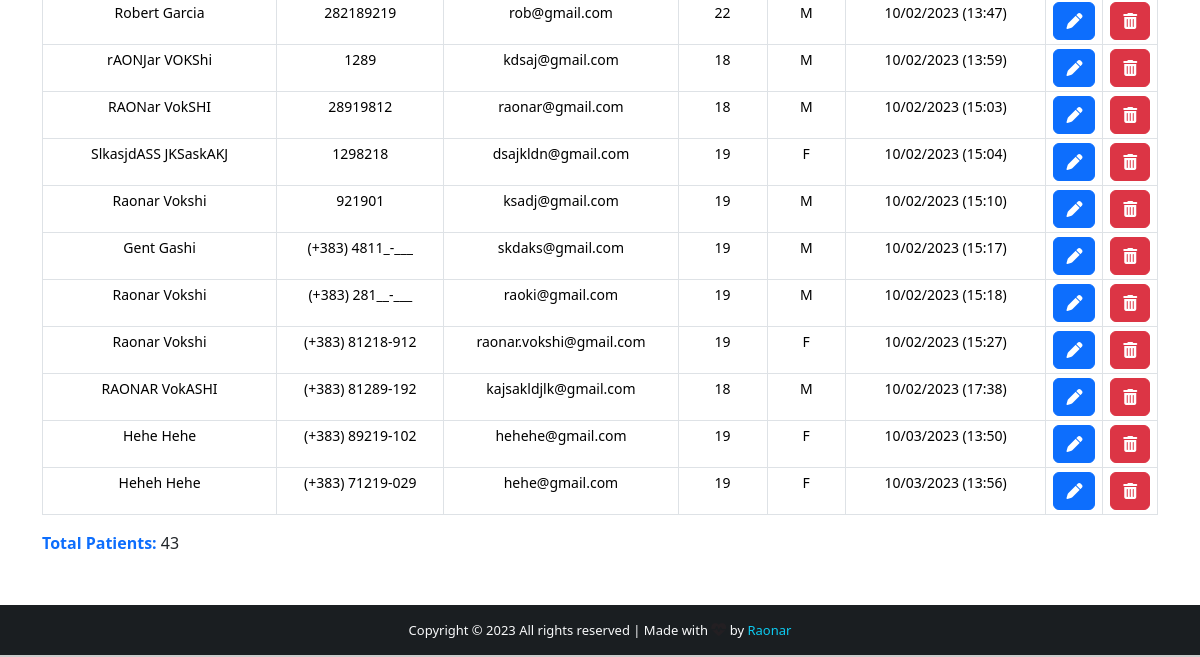
The page /show-all-patients/ (signed in, lower part) on the database as committed earlier.
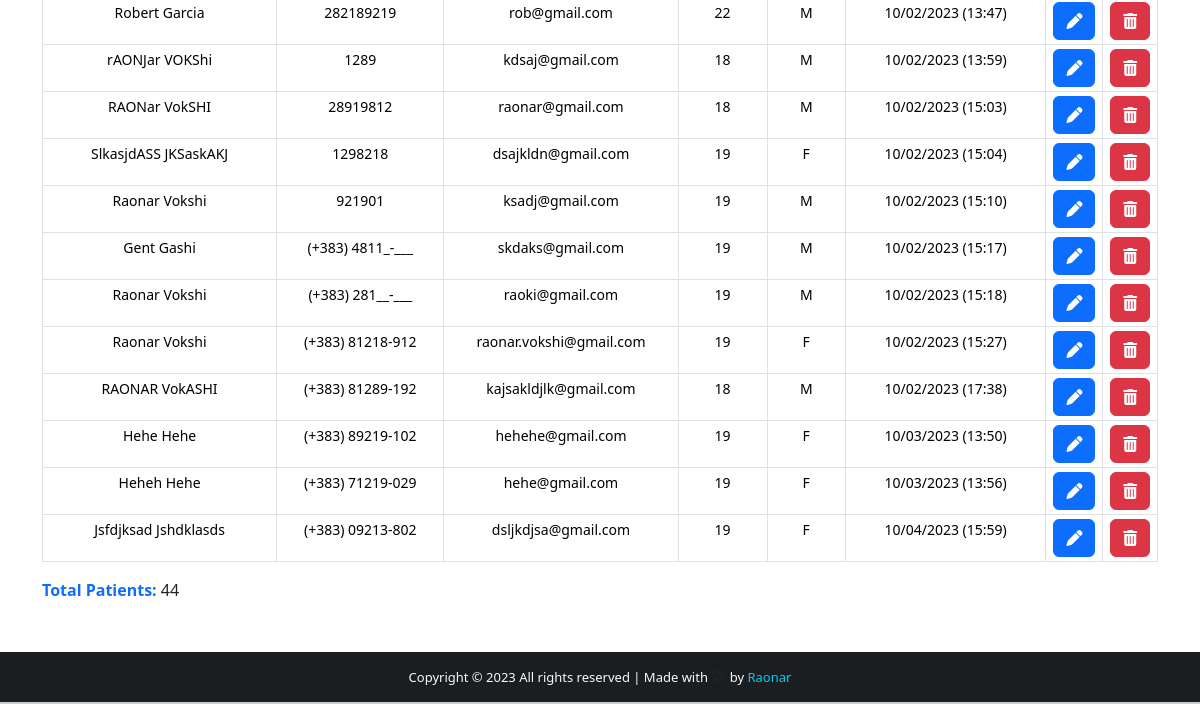
The same page on the database as committed later.
### App/models.py (models this page shows, shortened)
class Patient(models.Model):
    GENDER = (
        ("M", "M"),
        ("F", "F"),
    )
    id = models.IntegerField(primary_key=True)
    name = models.CharField(max_length=40)
    phone = models.CharField(max_length=40)
    email = models.CharField(max_length=40)
    age = models.CharField(max_length=3)
    gender = models.CharField(max_length=1, null=True, choices=GENDER)
    note = models.TextField(blank=True)
    created_at = models.DateTimeField(auto_now_add=True)

### App/views.py (the view)
# urls.py: path("show-all-patients/", views.show_all_patients, name="show_all_patients"),
@login_required(login_url="login")
@cache_control(no_cache=True, must_revalidate=True, no_store=True)
def show_all_patients(request):
    all_patients = Patient.objects.all()
    if 'q' in request.GET:
        q = request.GET['q']
        all_patient_list = Patient.objects.filter(
            Q(name__icontains=q) | Q(phone__icontains=q) | Q(email__icontains=q) |
            Q(age__icontains=q) | Q(gender__icontains=q) | Q(note__icontains=q)
            ).order_by(Lower('name'))
        if not all_patient_list:
            return render(request, "backend.html", {"error_message": True})
    else:
        all_patient_list = Patient.objects.all().order_by(Lower('name'))
    return render(request, "show-all-patients.html", {"patients": all_patients})

### App/templates/show-all-patients.html (shortened to what this page needs)
{% extends 'backend.html' %}
{% block patients_length %}
    {{ patients.count }}
{% endblock %}
{% block footer %}
    <footer class="bg-dark text-center text-lg-start text-light" id="footer" style="margin-top: 100px;">
        <div class="text-center p-3"
        style="background-color: rgba(0,0,0, 0.2);">
            Copyright &copy; {% now "Y" %} <span>All rights reserved</span> | Made with
            <i class="text-danger fas fa-heartbeat blink_me" style="font-size: 15px;"></i> by
            <a href="#" target="_blank" style="color: #0dcaf0;"
            class="text-decoration-none">
                Raonar</a>
        </div>
    </footer>
{% endblock %}

### App/templates/backend.html (shortened to what this page needs)
{% extends "base.html" %}
{% block content %}
    <div class="container">
        <br><br>
        <center>
            <table class="table table-bordered table-sm mt-4 col-lg-12 col-md-4" style="text-align: center; font-size: 14px;">
                <tbody>
                    {% for patient in patients %}
                        <tr>
                            <td data-label="Name" id="top-table"> {{ patient.name }} </td>
                            <td data-label="Phone" id="responsive-border"> {{ patient.phone }} </td>
                            <td data-label="Email" id="responsive-border"> {{ patient.email }} </td>
                            <td data-label="Age" id="responsive-border"> {{ patient.age }} </td>
                            <td data-label="Gender" id="responsive-border"> {{ patient.gender }} </td>
                            <td data-label="Registered" id="responsive-border"> {{ patient.created_at | date:'m/d/Y (H:i)' }} </td>
                            <td>
                                <a href="/patient/{{ patient.id }}" class="btn btn-primary" title="Edit patient">
                                    <i class="fas fa-pen"></i>
                                </a>
                            </td>
                            <td>
                                <a class="btn btn-danger" title="Delete patient" data-bs-toggle="modal" data-bs-target="#deleteModal{{ patient.pk }}">
                                    <i class="fas fa-trash-alt"></i>
                                </a>
                            </td>
                        </tr>
                    {% endfor %}
                </tbody>
            </table>
        </center>
        <p>
            <span class="text-primary fw-bolder">
                Total Patients:</span>
                {% block patients_length %}{% endblock %}
        </p>
    </div>
{% endblock %}

Rows that differ between the two databases and show on the page:
added Patient: name "Jsfdjksad Jshdklasds", phone "(+383) 09213-802", email "dsljkdjsa@gmail.com", age "19", gender "F", created_at "10/04/2023 (15:59)"
Other text that changed with them:
{{ patients.count }}: "43" → "44"
